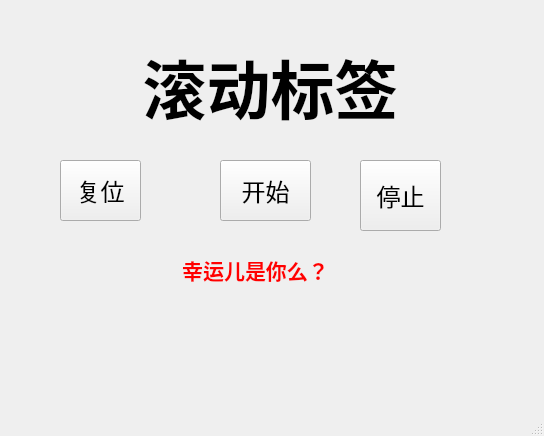
<?xml version="1.0" encoding="UTF-8"?>
<ui version="4.0">
 <class>MainWindow</class>
 <widget class="QMainWindow" name="MainWindow">
  <property name="geometry">
   <rect>
    <x>0</x>
    <y>0</y>
    <width>544</width>
    <height>436</height>
   </rect>
  </property>
  <property name="windowTitle">
   <string>点名系统</string>
  </property>
  <widget class="QWidget" name="centralwidget">
   <widget class="QLabel" name="label_rollNames">
    <property name="geometry">
     <rect>
      <x>60</x>
      <y>30</y>
      <width>421</width>
      <height>111</height>
     </rect>
    </property>
    <property name="font">
     <font>
      <family>微软雅黑</family>
      <pointsize>48</pointsize>
      <weight>75</weight>
      <bold>true</bold>
     </font>
    </property>
    <property name="text">
     <string>滚动标签</string>
    </property>
    <property name="alignment">
     <set>Qt::AlignCenter</set>
    </property>
   </widget>
   <widget class="QLabel" name="label_message">
    <property name="geometry">
     <rect>
      <x>150</x>
      <y>240</y>
      <width>211</width>
      <height>61</height>
     </rect>
    </property>
    <property name="font">
     <font>
      <family>微软雅黑</family>
      <pointsize>16</pointsize>
      <weight>75</weight>
      <bold>true</bold>
     </font>
    </property>
    <property name="text">
     <string>&lt;html&gt;&lt;head/&gt;&lt;body&gt;&lt;p align=&quot;center&quot;&gt;&lt;span style=&quot; font-size:16pt; font-weight:600; color:#ff0000;&quot;&gt;幸运儿是你么？&lt;/span&gt;&lt;/p&gt;&lt;/body&gt;&lt;/html&gt;</string>
    </property>
    <property name="alignment">
     <set>Qt::AlignCenter</set>
    </property>
   </widget>
   <widget class="QPushButton" name="pushButton_reset">
    <property name="geometry">
     <rect>
      <x>60</x>
      <y>160</y>
      <width>81</width>
      <height>61</height>
     </rect>
    </property>
    <property name="font">
     <font>
      <family>微软雅黑</family>
      <pointsize>18</pointsize>
     </font>
    </property>
    <property name="text">
     <string>复位</string>
    </property>
   </widget>
   <widget class="QPushButton" name="pushButton_start">
    <property name="geometry">
     <rect>
      <x>220</x>
      <y>160</y>
      <width>91</width>
      <height>61</height>
     </rect>
    </property>
    <property name="font">
     <font>
      <family>微软雅黑</family>
      <pointsize>18</pointsize>
     </font>
    </property>
    <property name="text">
     <string>开始</string>
    </property>
   </widget>
   <widget class="QPushButton" name="pushButton_stop">
    <property name="geometry">
     <rect>
      <x>360</x>
      <y>160</y>
      <width>81</width>
      <height>71</height>
     </rect>
    </property>
    <property name="font">
     <font>
      <family>微软雅黑</family>
      <pointsize>18</pointsize>
     </font>
    </property>
    <property name="text">
     <string>停止</string>
    </property>
   </widget>
  </widget>
  <widget class="QMenuBar" name="menubar">
   <property name="geometry">
    <rect>
     <x>0</x>
     <y>0</y>
     <width>544</width>
     <height>26</height>
    </rect>
   </property>
  </widget>
  <widget class="QStatusBar" name="statusbar"/>
 </widget>
 <resources/>
 <connections/>
</ui>
